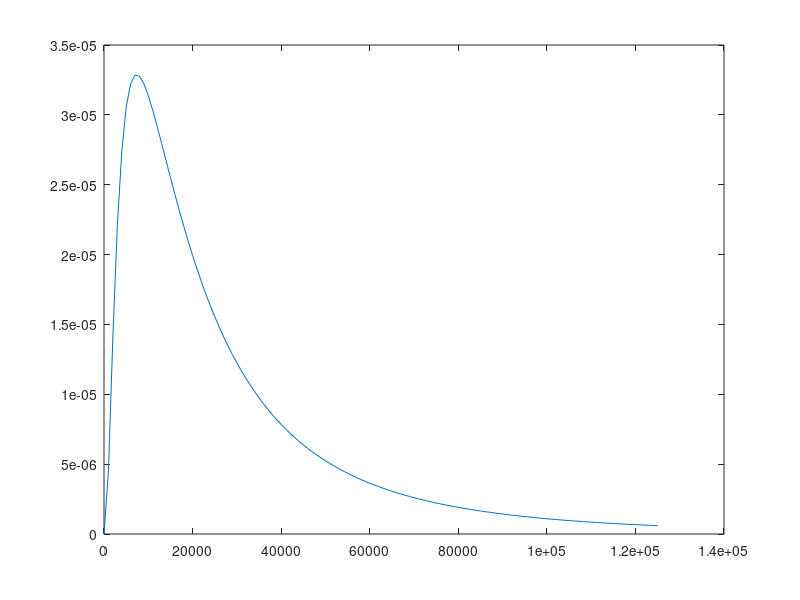

Recreate this plot in MATLAB. (Note: this script raises an error after producing the figure.)
%% Compute the Lognormal Distribution pdf
%

% Copyright 2015 The MathWorks, Inc.


%%
% Suppose the income of a family of four in the United States follows a
% lognormal distribution with |mu = log(20,000)| and |sigma = 1|. Compute
% and plot the income density.
x = (10:1000:125010)';
y = lognpdf(x,log(20000),1.0);

figure;
plot(x,y)
h = gca;
h.XTick = [0 30000 60000 90000 120000];
h.XTickLabel = {'0','$30,000','$60,000',...
                    '$90,000','$120,000'};
